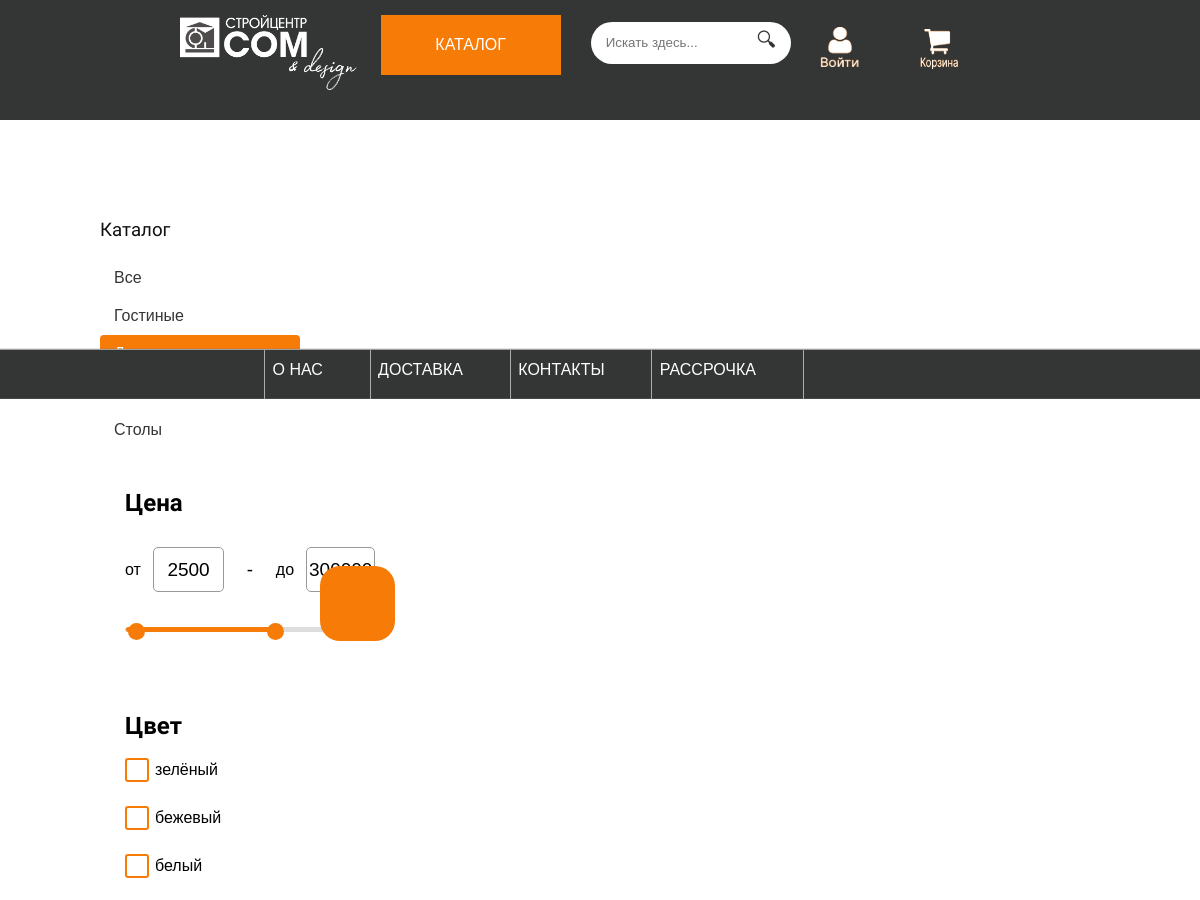
/divany/ (signed in, upper part), run on an earlier commit of the app's database.
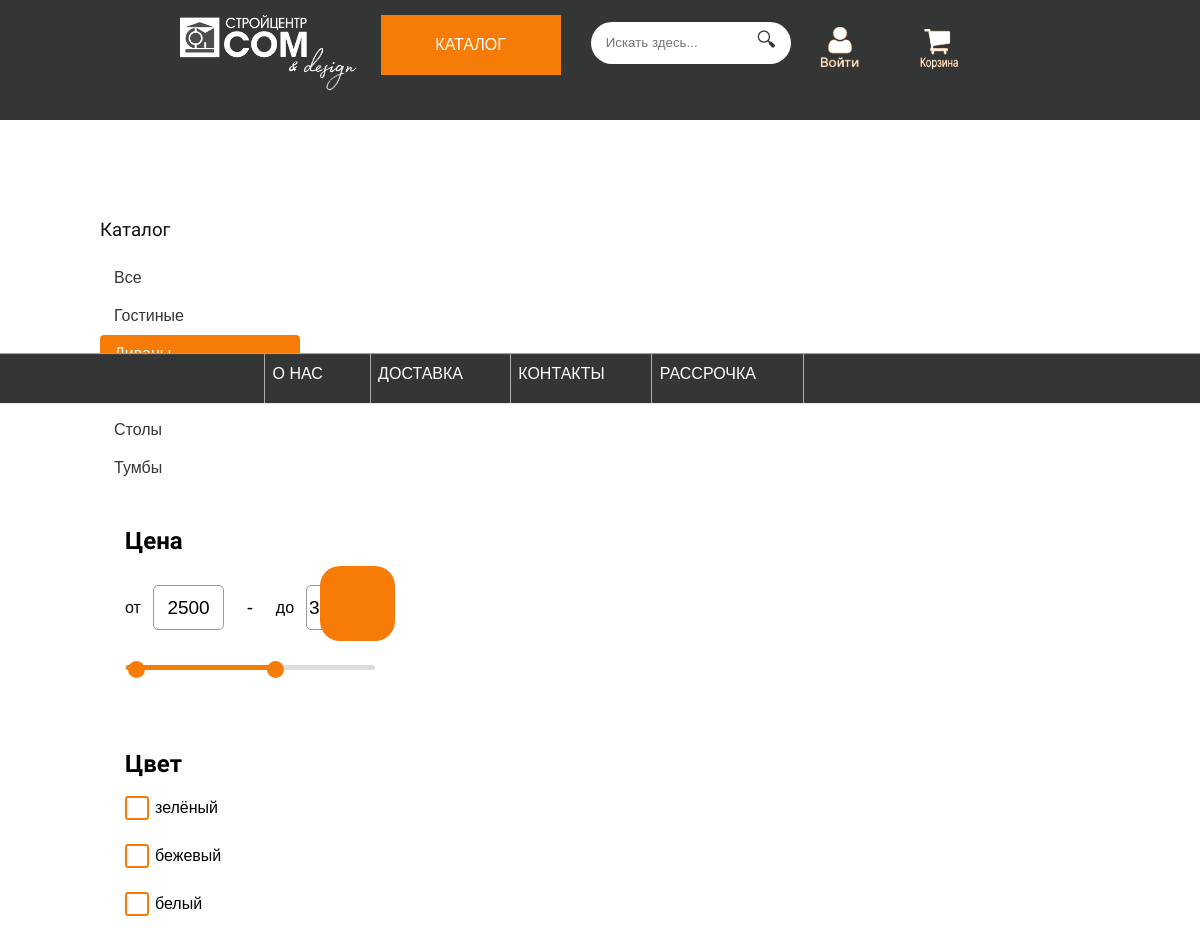
And on a later commit of the database.
### shop/models.py (models this page shows, shortened)
class Category(models.Model):
    name = models.CharField(max_length=200)
    slug = models.SlugField(max_length=200,
                            unique=True)
    class Meta:
        ordering = ['name']
        indexes = [
            models.Index(fields=['name']),
        ]
        verbose_name = 'category'
        verbose_name_plural = 'categories'
    def get_absolute_url(self):
        return reverse('shop:product_list_by_category',
                       args=[self.slug])

### shop/views.py (the view)
# urls.py: path('', views.product_list,
def product_list(request, category_slug=None):
    category = None
    categories = Category.objects.all()
    products = Product.objects.all()
    if category_slug == 'about':
        return render(request,
                      'shop/navigation/about.html')
    elif category_slug == 'contacts':
        return render(request,
                      'shop/navigation/contacts.html')
    elif category_slug == 'delivery':
        return render(request,
                      'shop/navigation/delivery.html')
    elif category_slug == 'installment':
        return render(request,
                      'shop/navigation/installment.html')
    elif category_slug:
        category = get_object_or_404(Category, slug=category_slug)
        products = products.filter(category=category)
    min_price = request.GET.get('min_price')
    max_price = request.GET.get('max_price')
    if min_price and max_price:
        products = products.filter(price__gte=min_price, price__lte=max_price)
    colors = request.GET.getlist('color[]')
    products_colors = []
    if colors:
        for i in products:
            for j in colors:
                if j.lower() in i.description.lower():
                    products_colors.append(i.name)
        products = products.filter(name__in=products_colors)
    manufacturers = request.GET.getlist('manufacturer[]')
    products_manufacturers = []
    if manufacturers:
        for i in products:
            for j in manufacturers:
                if j in i.description:
                    products_manufacturers.append(i.name)
        products = products.filter(name__in=products_manufacturers)
    materials = request.GET.getlist('material[]')
    products_materials = []
    if materials:
        for i in products:
            for j in materials:
                if j in i.description:
                    products_materials.append(i.name)
        products = products.filter(name__in=products_materials)
    lengths = request.GET.getlist('length[]')
    products_lengths = []
    if lengths:
        for i in products:
            for j in lengths:
                if "Длина (см): " + j in i.description:
                    products_lengths.append(i.name)
        products = products.filter(name__in=products_lengths)
    widths = request.GET.getlist('width[]')
    products_widths = []
    if widths:
        for i in products:
            for j in widths:
                if "Ширина (см): " + j in i.description:
                    products_widths.append(i.name)
        products = products.filter(name__in=products_widths)
    heights = request.GET.getlist('height[]')
    products_heights = []
    if heights:
        for i in products:
            for j in heights:
                if "Высота (см): " + j in i.description:
                    products_heights.append(i.name)
        products = products.filter(name__in=products_heights)
    search = request.GET.get('search_field')
    if search:
        products = products.filter(name__iregex=search)
    messages = []
    message = []
    if request.user.is_authenticated:
        user = request.user
        messages_user = Message.objects.filter(user__id=user.id)
        admin = CustomUser.objects.get(username='ahmat')
        messages_admin = Message.objects.filter(user=admin, user_to=user)
        message = admin
        messages = []
        l_user = [i for i in messages_user]
        l_admin = [i for i in messages_admin]
        while l_user and l_admin:
            if l_user[0].date < l_admin[0].date:
                messages.append(l_user[0])
                del l_user[0]
            elif l_user[0].date == l_admin[0].date:
                if l_user[0].time < l_admin[0].time:
                    messages.append(l_user[0])
                    del l_user[0]
                else:
                    messages.append(l_admin[0])
                    del l_admin[0]
            else:
                messages.append(l_admin[0])
                del l_admin[0]
        messages.extend(l_user)
        messages.extend(l_admin)
    context = {
        'category': category,
        'categories': categories,
        'filter': products,
        'colors': colors_list,
        'manufacturers': manufacturers_list,
        'materials': materials_list,
        'lengths': lengths_list,
        'widths': widths_list,
        'heights': heights_list,
        'messages': messages,
        'message': message,
    }
    if request.headers.get('x-requested-with') == 'XMLHttpRequest':
        return render(request, 'shop/product/list_partial.html', context)
    return render(request, 'shop/product/list.html', context)

### cart/cart.py (called while the page is built)
    def __len__(self):
        return sum(item['quantity'] for item in self.cart.values())

### cart/context_processors.py (called while the page is built)
def cart(request):
    cart = CartClass(request)
    end = ''
    if len(cart) > 1:
        if len(cart) < 5:
            end = 'а'
        else:
            end = 'ов'
    return {'cart': CartClass(request), 'end': end}

### shop/models.py (called while the page is built)
    def get_absolute_url(self):
        return reverse('shop:product_detail',
                       args=[self.id, self.slug])

### shop/templates/shop/product/list.html (shortened to what this page needs)
{% extends 'shop/base.html' %}
{% load static %}
{% block content %}
<div id="sidebar-custom" style="z-index: 2;" xmlns="http://www.w3.org/1999/html">
        <h3 style="color: #111111;">Каталог</h3>
        <ul>
            <li {% if not category %}class="selected"{% endif %}>
                <a href="{% url 'shop:product_list' %}">Все</a>
            </li>
            {% for c in categories %}
                <li {% if category.slug == c.slug %}class="selected"{% endif %}>
                    <a href="{{ c.get_absolute_url }}">{{ c.name }}</a>
                </li>
            {% endfor %}
        </ul>
        <div class="wrapper">
            <header>
                <h2>Цена</h2>
            </header>
            <div class="price-input">
                <div class="field">
                    <span>от</span>
                    <input type="number" class="input-min" value="2500">
                </div>
                <div class="separator">-</div>
                <div class="field">
                    <span>до</span>
                </div>
            </div>
            <div class="slider">
                <div class="progress"></div>
            </div>
        </div>
        <div class="wrapper">
            <header>
                <h2>Цвет</h2>
            </header>
                <div class="filter-options">
                    {% for color in colors %}
                        <label for="color{{ forloop.counter }}">{{ color }}</label><br>
                    {% endfor %}
                </div>
        </div>
    </div>
    <button id="open-modal-btn" class="open-modal-btn"></button>
{% endblock %}

What changed in the data, as far as the page shows it:
added Category: name "Тумбы"
